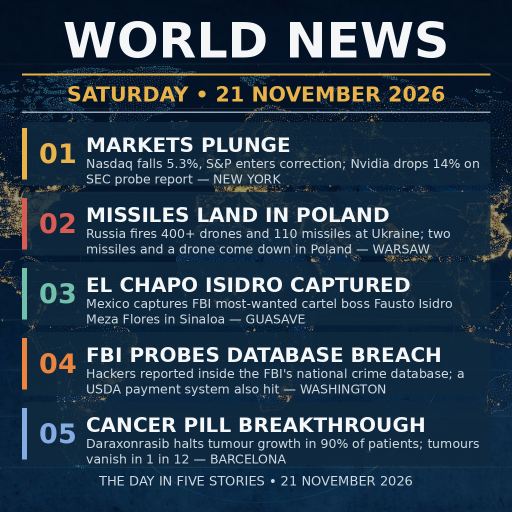
#> input picture entry.png, 1024 x 1024 px, given in place of news-bg.png, which was not available (shown at 1/2 size)
$ python compose.py
#> lines starting #> are read from the running program, lines starting #| are printed output that depends on the picture
#!/usr/bin/env python3
"""Render the 21 November 2026 front page (1024x1024) over news-bg.png.

Standalone renderer: Python 3 + Pillow, no network. Reads the dotted-map
backdrop next to this script, dims it, then paints the masthead, five
numbered story cards and the footer in plain painted text.
"""

from __future__ import annotations

from pathlib import Path

from PIL import Image, ImageDraw, ImageFont

HERE = Path(__file__).resolve().parent
ROOT = HERE.parent

EDGE = 1024
MARGIN = 44
GOLD = (233, 179, 74)
PAPER = (244, 246, 248)
MIST = (206, 216, 224)
CARD_FILL = (15, 41, 62, 208)
RULE_LIGHT = (150, 168, 186)

FONT_DIR = Path("/usr/share/fonts/truetype/dejavu")
BOLD_PATH = FONT_DIR / "DejaVuSans-Bold.ttf"
PLAIN_PATH = FONT_DIR / "DejaVuSans.ttf"

# (number, accent colour, headline, body incl. dateline)
ITEMS = [
    (
        "01",
        (233, 179, 74),
        "MARKETS PLUNGE",
        "Nasdaq falls 5.3%, S&P enters correction; Nvidia drops 14% on SEC "
        "probe report \u2014 NEW YORK",
    ),
    (
        "02",
        (216, 92, 84),
        "MISSILES LAND IN POLAND",
        "Russia fires 400+ drones and 110 missiles at Ukraine; two missiles "
        "and a drone come down in Poland \u2014 WARSAW",
    ),
    (
        "03",
        (112, 192, 172),
        "EL CHAPO ISIDRO CAPTURED",
        "Mexico captures FBI most-wanted cartel boss Fausto Isidro Meza "
        "Flores in Sinaloa \u2014 GUASAVE",
    ),
    (
        "04",
        (234, 132, 62),
        "FBI PROBES DATABASE BREACH",
        "Hackers reported inside the FBI's national crime database; a USDA "
        "payment system also hit \u2014 WASHINGTON",
    ),
    (
        "05",
        (132, 172, 226),
        "CANCER PILL BREAKTHROUGH",
        "Daraxonrasib halts tumour growth in 90% of patients; tumours "
        "vanish in 1 in 12 \u2014 BARCELONA",
    ),
]


def font(path: Path, size: int) -> ImageFont.FreeTypeFont:
    return ImageFont.truetype(str(path), size)


def fit_text(draw: ImageDraw.ImageDraw, text: str, path: Path,
             start: int, limit: int) -> ImageFont.FreeTypeFont:
    """Largest bold size (down to 20) that keeps `text` within `limit` px."""
    size = start
    while size > 20:
        f = font(path, size)
        if draw.textlength(text, font=f) <= limit:
            return f
        size -= 1
    return font(path, 20)


def wrap(draw: ImageDraw.ImageDraw, text: str, f: ImageFont.FreeTypeFont,
         limit: int) -> list[str]:
    out: list[str] = []
    current = ""
    for word in text.split():
        trial = f"{current} {word}".strip()
        if draw.textlength(trial, font=f) <= limit:
            current = trial
        else:
            if current:
                out.append(current)
            current = word
    if current:
        out.append(current)
    return out


def backdrop() -> Image.Image:
    """news-bg.png centre-cropped to a square, then darkened for contrast."""
    raw = Image.open(ROOT / "news-bg.png").convert("RGB")
#> raw is the input picture: PIL image 1024x1024 RGB; mean R, G, B 40.1, 59.5, 76.5
    w, h = raw.size
#> w = 1024; h = 1024
    side = min(w, h)
#> side = 1024
    raw = raw.crop(((w - side) // 2, (h - side) // 2,
                    (w + side) // 2, (h + side) // 2))
    raw = raw.resize((EDGE, EDGE), Image.LANCZOS)
    veil = Image.new("RGB", (EDGE, EDGE), (6, 20, 34))
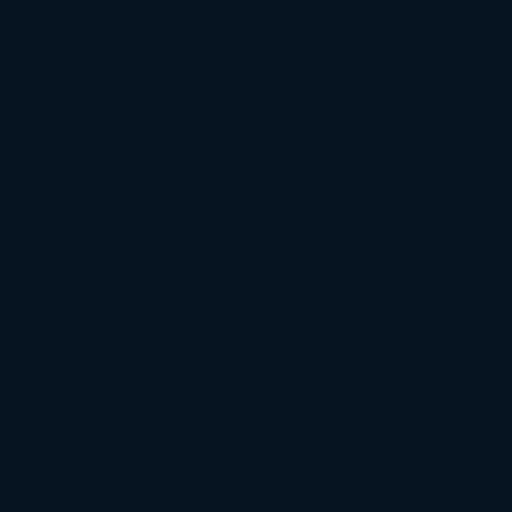
#> veil: PIL image 1024x1024 RGB (shown at 1/2 size); mean R, G, B 6, 20, 34
    return Image.blend(raw, veil, 0.42)
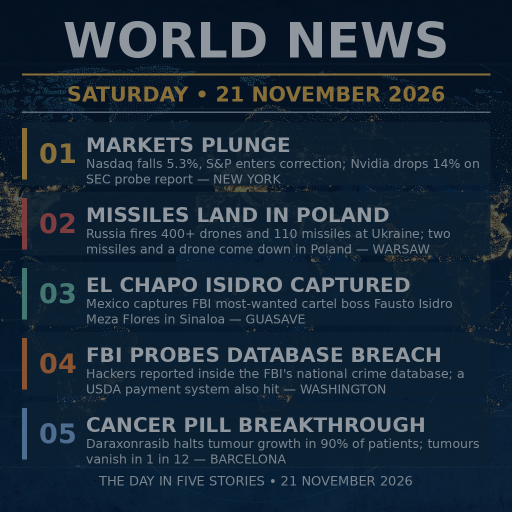
#> returned value: PIL image 1024x1024 RGB (shown at 1/2 size); mean R, G, B 25.4, 42.5, 58.2


def masthead(draw: ImageDraw.ImageDraw) -> None:
    title = font(BOLD_PATH, 98)
    draw.text((EDGE // 2, 24), "WORLD NEWS", font=title, fill=PAPER,
              anchor="ma")
    draw.line([(MARGIN, 148), (EDGE - MARGIN, 148)], fill=GOLD, width=4)
    sub = font(BOLD_PATH, 41)
    draw.text((EDGE // 2, 164), "SATURDAY \u2022 21 NOVEMBER 2026",
              font=sub, fill=GOLD, anchor="ma")
    draw.line([(MARGIN, 224), (EDGE - MARGIN, 224)], fill=RULE_LIGHT,
              width=3)


def story_card(draw: ImageDraw.ImageDraw, top: int, height: int,
               number: str, accent: tuple[int, int, int],
               headline: str, body: str) -> None:
    draw.rounded_rectangle(
        [MARGIN, top, EDGE - MARGIN, top + height], radius=10,
        fill=CARD_FILL)
    draw.rectangle([MARGIN, top + 12, MARGIN + 9, top + height - 12],
                   fill=accent)
    num_font = font(BOLD_PATH, 54)
    draw.text((MARGIN + 34, top + height // 2), number, font=num_font,
              fill=accent, anchor="lm")
    head_font = fit_text(draw, headline, BOLD_PATH, 40, 770)
    text_x = MARGIN + 128
    draw.text((text_x, top + 22), headline, font=head_font, fill=PAPER)
    body_font = font(PLAIN_PATH, 25)
    lines = wrap(draw, body, body_font, EDGE - MARGIN - text_x - 18)
    y = top + 68
    for line in lines[:2]:
        draw.text((text_x, y), line, font=body_font, fill=MIST)
        y += 31


def main() -> None:
    canvas = backdrop()
    draw = ImageDraw.Draw(canvas, "RGBA")

    masthead(draw)

    card_h, gap, first = 126, 14, 244
    for i, (number, accent, headline, body) in enumerate(ITEMS):
        story_card(draw, first + i * (card_h + gap), card_h,
                   number, accent, headline, body)

    foot = font(PLAIN_PATH, 26)
    draw.text((EDGE // 2, 946), "THE DAY IN FIVE STORIES \u2022 21 NOVEMBER 2026",
              font=foot, fill=MIST, anchor="ma")

    out = ROOT / "entry.png"
    canvas.convert("RGB").save(out, "PNG", optimize=True)
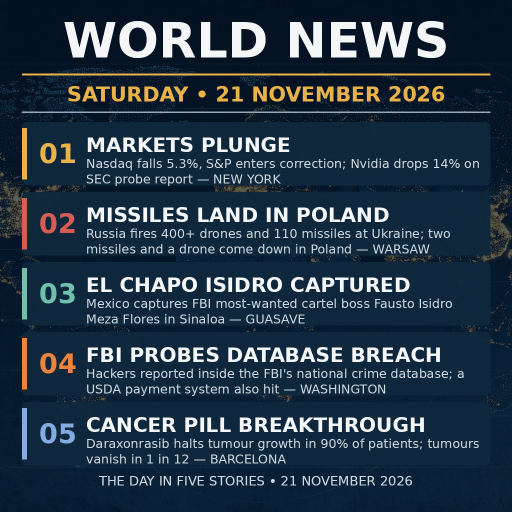
#> saved as entry.png: PIL image 1024x1024 RGB (shown at 1/2 size); mean R, G, B 38.9, 57.2, 72.9
    print(f"wrote {out} ({out.stat().st_size} bytes)")


if __name__ == "__main__":
    main()
